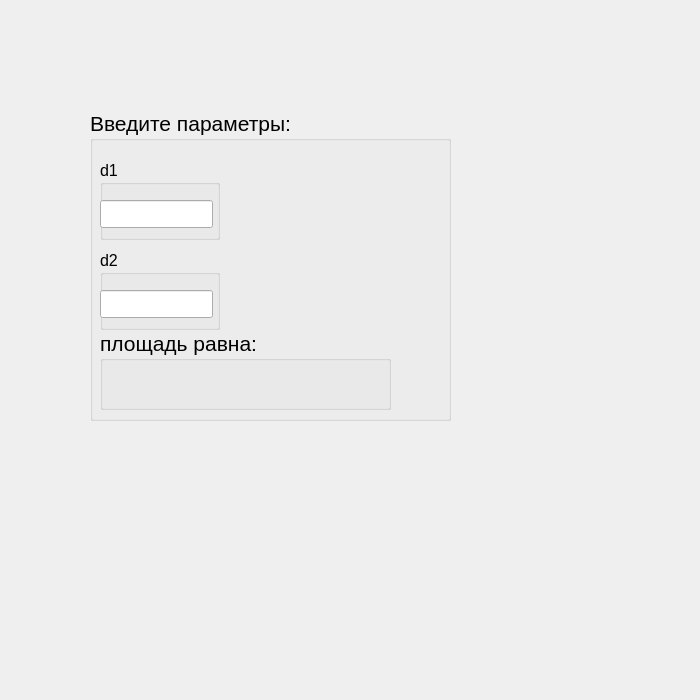
<?xml version="1.0" encoding="UTF-8"?>
<ui version="4.0">
 <class>DiagonalsRhombus</class>
 <widget class="QWidget" name="DiagonalsRhombus">
  <property name="geometry">
   <rect>
    <x>0</x>
    <y>0</y>
    <width>700</width>
    <height>700</height>
   </rect>
  </property>
  <property name="windowTitle">
   <string>Form</string>
  </property>
  <widget class="QGroupBox" name="groupBox">
   <property name="geometry">
    <rect>
     <x>90</x>
     <y>110</y>
     <width>361</width>
     <height>311</height>
    </rect>
   </property>
   <property name="font">
    <font>
     <pointsize>16</pointsize>
    </font>
   </property>
   <property name="title">
    <string>Введите параметры:</string>
   </property>
   <widget class="QGroupBox" name="groupBox_2">
    <property name="geometry">
     <rect>
      <x>10</x>
      <y>220</y>
      <width>291</width>
      <height>80</height>
     </rect>
    </property>
    <property name="title">
     <string>площадь равна:</string>
    </property>
    <widget class="QLabel" name="label">
     <property name="geometry">
      <rect>
       <x>0</x>
       <y>40</y>
       <width>291</width>
       <height>41</height>
      </rect>
     </property>
     <property name="text">
      <string/>
     </property>
    </widget>
   </widget>
   <widget class="QGroupBox" name="groupBox_3">
    <property name="geometry">
     <rect>
      <x>10</x>
      <y>50</y>
      <width>120</width>
      <height>80</height>
     </rect>
    </property>
    <property name="font">
     <font>
      <pointsize>12</pointsize>
     </font>
    </property>
    <property name="title">
     <string>d1</string>
    </property>
    <widget class="QLineEdit" name="lineEdit">
     <property name="geometry">
      <rect>
       <x>0</x>
       <y>40</y>
       <width>113</width>
       <height>28</height>
      </rect>
     </property>
    </widget>
   </widget>
   <widget class="QGroupBox" name="groupBox_4">
    <property name="geometry">
     <rect>
      <x>10</x>
      <y>140</y>
      <width>120</width>
      <height>80</height>
     </rect>
    </property>
    <property name="font">
     <font>
      <pointsize>12</pointsize>
     </font>
    </property>
    <property name="title">
     <string>d2</string>
    </property>
    <widget class="QLineEdit" name="lineEdit_2">
     <property name="geometry">
      <rect>
       <x>0</x>
       <y>40</y>
       <width>113</width>
       <height>28</height>
      </rect>
     </property>
    </widget>
   </widget>
  </widget>
 </widget>
 <resources/>
 <connections/>
</ui>
